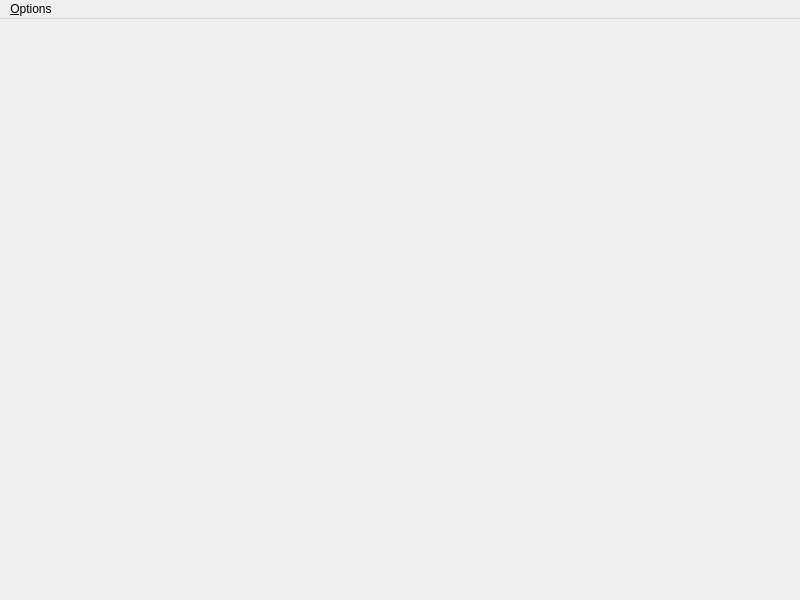
<?xml version="1.0" encoding="UTF-8"?>
<ui version="4.0">
 <class>MWBaba</class>
 <widget class="QMainWindow" name="MWBaba">
  <property name="geometry">
   <rect>
    <x>0</x>
    <y>0</y>
    <width>800</width>
    <height>600</height>
   </rect>
  </property>
  <property name="windowTitle">
   <string>MainWindow</string>
  </property>
  <widget class="QWidget" name="centralwidget">
   <property name="palette">
    <palette>
     <active>
      <colorrole role="Window">
       <brush brushstyle="SolidPattern">
        <color alpha="255">
         <red>233</red>
         <green>233</green>
         <blue>233</blue>
        </color>
       </brush>
      </colorrole>
     </active>
     <inactive>
      <colorrole role="Window">
       <brush brushstyle="SolidPattern">
        <color alpha="255">
         <red>233</red>
         <green>233</green>
         <blue>233</blue>
        </color>
       </brush>
      </colorrole>
     </inactive>
     <disabled>
      <colorrole role="Base">
       <brush brushstyle="SolidPattern">
        <color alpha="255">
         <red>233</red>
         <green>233</green>
         <blue>233</blue>
        </color>
       </brush>
      </colorrole>
      <colorrole role="Window">
       <brush brushstyle="SolidPattern">
        <color alpha="255">
         <red>233</red>
         <green>233</green>
         <blue>233</blue>
        </color>
       </brush>
      </colorrole>
     </disabled>
    </palette>
   </property>
  </widget>
  <widget class="QMenuBar" name="menubar">
   <property name="geometry">
    <rect>
     <x>0</x>
     <y>0</y>
     <width>800</width>
     <height>17</height>
    </rect>
   </property>
   <widget class="QMenu" name="menuOptions">
    <property name="title">
     <string>&amp;Options</string>
    </property>
    <addaction name="action_Restart"/>
    <addaction name="action_Save"/>
    <addaction name="action_Reload"/>
    <addaction name="action_Exit"/>
   </widget>
   <addaction name="menuOptions"/>
  </widget>
  <action name="action_Restart">
   <property name="text">
    <string>&amp;Restart</string>
   </property>
  </action>
  <action name="action_Save">
   <property name="text">
    <string>&amp;Save</string>
   </property>
  </action>
  <action name="action_Reload">
   <property name="text">
    <string>Re&amp;load</string>
   </property>
  </action>
  <action name="action_Exit">
   <property name="text">
    <string>&amp;Exit</string>
   </property>
  </action>
 </widget>
 <resources/>
 <connections/>
</ui>
